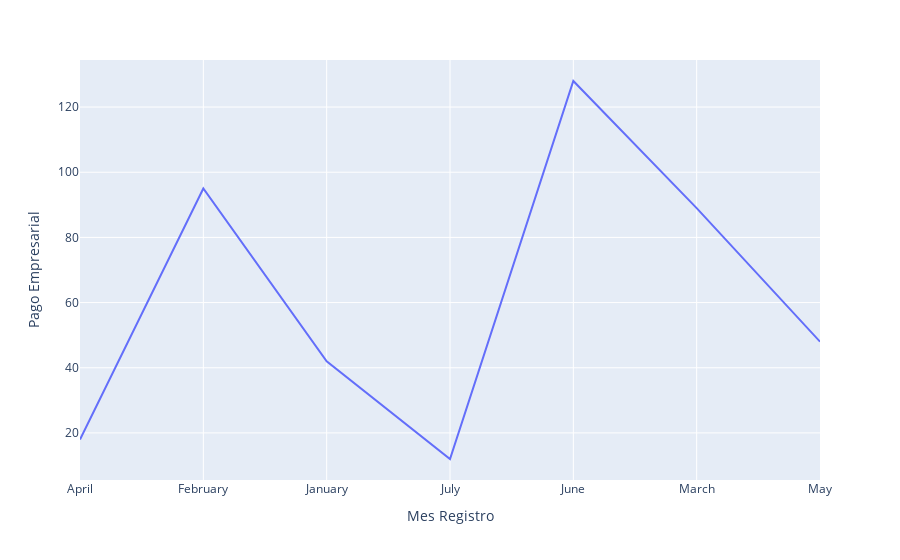

Notebook code cell kept with this figure:
### Code cell
figure = px.line(type_offer_all, x=type_offer_all.index, y=type_offer_all["Pago Empresarial"])
figure

### Figure 1 — Plotly figure (JSON) as saved in the notebook; plotly's stock layout.template omitted (floating-point values rounded to 4 significant figures)
{"data": [{"hovertemplate": "Mes Registro=%{x}<br>Pago Empresarial=%{y}<extra></extra>", "legendgroup": "", "line": {"color": "#636efa", "dash": "solid"}, "marker": {"symbol": "circle"}, "mode": "lines", "name": "", "orientation": "v", "showlegend": false, "type": "scatter", "x": ["April", "February", "January", "July", "June", "March", "May"], "xaxis": "x", "y": [18, 95, 42, 12, 128, 89, 48], "yaxis": "y"}], "layout": {"legend": {"tracegroupgap": 0}, "margin": {"t": 60}, "xaxis": {"anchor": "y", "domain": [0, 1], "title": {"text": "Mes Registro"}}, "yaxis": {"anchor": "x", "domain": [0, 1], "title": {"text": "Pago Empresarial"}}}}
